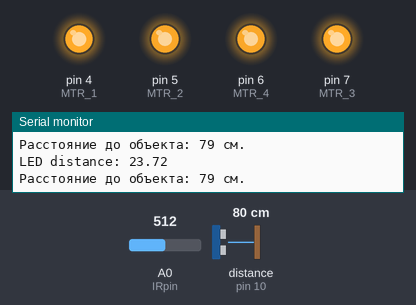
Bench run of a sketch on a simulated Arduino Uno, built with avr-gcc and run on an emulated ATmega328P. Shown: output pins drawn as LEDs (lit = HIGH), the last lines printed to the serial monitor. Wiring (inferred from the names in the program): ultrasonic range finder: trigger pin 9; echo pin 10. The test bench sets the inputs (shaded band); at power-on: A0 (IRpin) = 512, distance to the obstacle (sensor on pin 10) 80 cm. The echo pulse lasts 58.3 µs per cm; pins used as bus, display or sensor lines are not drawn.

Above: at 1.2 s.
1.3 s: A0 (IRpin) set to 372
2.9 s: A0 (IRpin) set to 344
At 5.0 s:
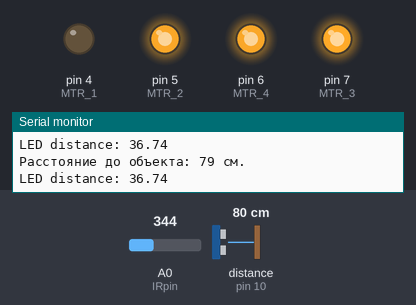
8.0 s: A0 (IRpin) set to 470
9.7 s: A0 (IRpin) set to 501
At 11.5 s:
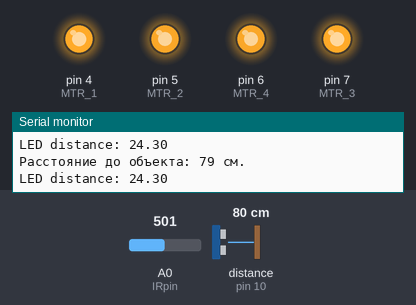
11.8 s: distance to the obstacle (sensor on pin 10) set to 12 cm
13.3 s: distance to the obstacle (sensor on pin 10) set to 9 cm
At 14.8 s:
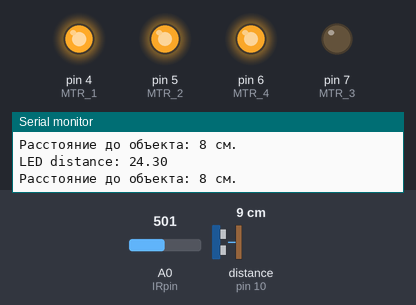
Timing chart, 0 to 16.0 s (numbered marks = the images above; inputs shaded):
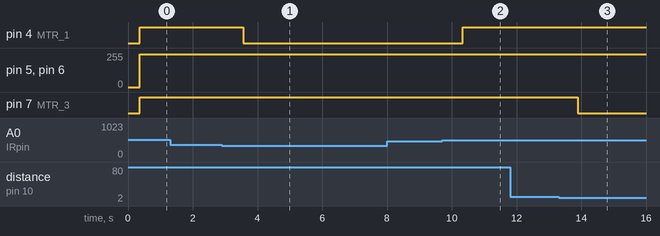

The sketch:

HC-SR04.ino
```cpp
#define PIN_TRIG 9
#define PIN_ECHO 10

#define MTR_1 4 //left
#define MTR_2 5

#define MTR_3 7 //right
#define MTR_4 6

int IRpin = 0;


long duration, cm;

void setup() {
  // put your setup code here, to run once:
  Serial.begin (9600);
  //Определяем вводы и выводы
  pinMode(PIN_TRIG, OUTPUT);
  pinMode(PIN_ECHO, INPUT);

  pinMode(MTR_1, OUTPUT);
  pinMode(MTR_2, OUTPUT);
  pinMode(MTR_3, OUTPUT);
  pinMode(MTR_4, OUTPUT);


}

void loop() {

float volts = analogRead(IRpin) * 0.0048828125;
float distance_R = 65*pow(volts, -1.10);
Serial.print("LED distance: ");
Serial.println(distance_R);
delay(100);

  // put your main code here, to run repeatedly:
// Сначала генерируем короткий импульс длительностью 2-5 микросекунд.

  digitalWrite(PIN_TRIG, LOW);
  delayMicroseconds(5);
  digitalWrite(PIN_TRIG, HIGH);

  // Выставив высокий уровень сигнала, ждем около 10 микросекунд. В этот момент датчик будет посылать сигналы с частотой 40 КГц.
  delayMicroseconds(10);
  digitalWrite(PIN_TRIG, LOW);

  //  Время задержки акустического сигнала на эхолокаторе.
  duration = pulseIn(PIN_ECHO, HIGH);

  // Теперь осталось преобразовать время в расстояние
  cm = (duration / 2) / 29.1;

  Serial.print("Расстояние до объекта: ");
  Serial.print(cm);
  Serial.println(" см.");

  // Задержка между измерениями для корректной работы скеча
  delay(250);


if (cm >= 10 && distance_R <= 25){ //move forward
  digitalWrite(MTR_1, HIGH);
  analogWrite(MTR_2, 500);

  digitalWrite(MTR_3, HIGH);
  analogWrite(MTR_4, 500);

}

else if (cm <= 10 && distance_R <= 25){ //turn Right
  digitalWrite(MTR_1, HIGH);
  analogWrite(MTR_2, 500);

  digitalWrite(MTR_3, LOW);
  analogWrite(MTR_4, 500);

}

else if (cm > 20 && distance_R > 35){ //turn Left
  digitalWrite(MTR_1, LOW);
  analogWrite(MTR_2, 500);

  digitalWrite(MTR_3, HIGH);
  analogWrite(MTR_4, 500);

}

}
```

Measured:
- the behaviour switches between 360 and 359 on A0 (IRpin) (found by bisection; images 0 and 1)
- the behaviour switches between 488 and 489 on A0 (IRpin) (found by bisection; images 1 and 2)
- the behaviour switches between 11 and 10 cm on distance to the obstacle (sensor on pin 10) (found by bisection; images 2 and 3)
- after the input at 2.9 s, pin 4 (MTR_1): HIGH → LOW after 0.67 s
- after the input at 9.7 s, pin 4 (MTR_1): LOW → HIGH after 0.65 s
- after the input at 13.3 s, pin 7 (MTR_3): HIGH → LOW after 0.59 s
